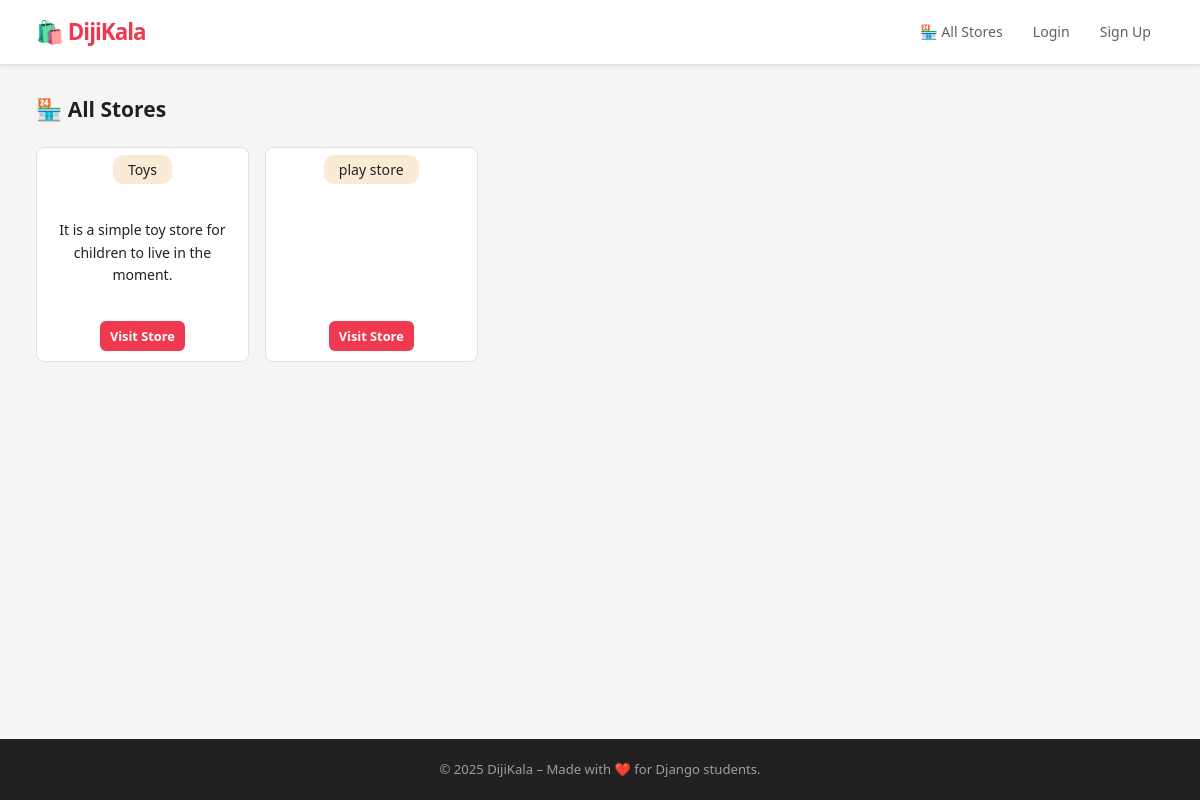
The page /stores/ on the database its author committed.
### stores/models.py (models this page shows, shortened)
class Store(models.Model):
    name = models.CharField(max_length=200,unique=True,verbose_name='Store')
    owner = models.ForeignKey(User,on_delete=models.CASCADE,verbose_name='Owner',related_name='stores')
    description = models.TextField(blank=True,null=True,verbose_name='Description')
    created_at = models.DateTimeField(auto_now_add=True,verbose_name='Created At')
    updated_at = models.DateTimeField(auto_now=True,verbose_name='Last Update')
    is_active = models.BooleanField(default=True)
    class Meta:
        verbose_name = 'Store'
        verbose_name_plural = 'Stores'
        ordering = ['-created_at']

### stores/views.py (the view)
# urls.py: path("",stores_list,name='stores_list'),
def stores_list(request):
    stores = Store.objects.select_related('owner').filter(is_active=True)
    return render(request, 'stores/stores.html',{'stores':stores})

### templates/stores/stores.html (shortened to what this page needs)
{% extends 'base/base.html' %}
{% block content %}
<h2>🏪 All Stores</h2>
<div class="card-grid">
    {% for store in stores %}
        <div class="card" style="gap: 30px;">
            <h3 style="margin-top: 7px;background-color: antiquewhite;padding: 5px 15px 5px 15px; border-radius: 10px;">{{ store.name }}</h3>
            <p style="padding: 5px; text-align: center;">{{ store.description|truncatewords:15 }}</p>
            <a href="{% url 'store_detail' store.pk %}" class="btn" style="height: 30px;">Visit Store</a>
        </div>
    {% empty %}
        <p>No stores available.</p>
    {% endfor %}
</div>
{% endblock %}

### static/css/style.css (style rules this page uses)
*, *::before, *::after { margin: 0; padding: 0; box-sizing: border-box; }
:root { --red: #EF394E; --red-dark: #D4102A; --red-light: #FFF0F2; --red-mid: #FFD6DB; --orange: #FF6B00; --orange-light: #FFF3E8; --gray-50: #F5F5F5; --gray-100: #EEEEEE; --gray-200: #E0E0E0; --gray-400: #9E9E9E; --gray-600: #616161; --gray-800: #212121; --white: #FFFFFF; --radius-sm: 6px; --radius: 8px; --radius-lg: 12px; --shadow-sm: 0 1px 4px rgba(0,0,0,0.08); --shadow-md: 0 2px 10px rgba(0,0,0,0.1); --t: 0.15s ease; }
body { background: var(--gray-50); color: var(--gray-800); font-family: 'IRANSans', 'Segoe UI', Tahoma, system-ui, sans-serif; font-size: 14px; line-height: 1.6; min-height: 100vh; display: flex; flex-direction: column; }
.btn { display: inline-flex; align-items: center; justify-content: center; gap: 6px; margin:10px 5px 10px 5px; background: var(--red); color: var(--white); padding: 10px 10px !important; border: none; border-radius: var(--radius-sm); cursor: pointer; text-decoration: none; font-size: 0.8rem !important; font-weight: 600; transition: background var(--t), transform var(--t); white-space: nowrap; }
.card-grid { display: grid; grid-template-columns: repeat(auto-fill, minmax(200px, 1fr)); gap: 16px; margin-top: 20px; }
.card { background: var(--white); border-radius: var(--radius); border: 1px solid var(--gray-200); overflow: hidden; transition: transform var(--t), box-shadow var(--t), border-color var(--t); display: flex; gap: 5px; justify-content: center; align-items: center; flex-direction: column; cursor: pointer; }
.card a { text-decoration: none; }
.card h3 { font-size: 0.88rem; font-weight: 500; color: var(--gray-800); line-height: 1.4; display: -webkit-box; -webkit-line-clamp: 2; -webkit-box-orient: vertical; overflow: hidden; }
.card .btn { margin-top: auto; padding: 8px; font-size: 0.82rem; }

### rows shown on the page
Store: name "Toys", description "It is a simple toy store for children to live in the moment."
Store: name "play store"
